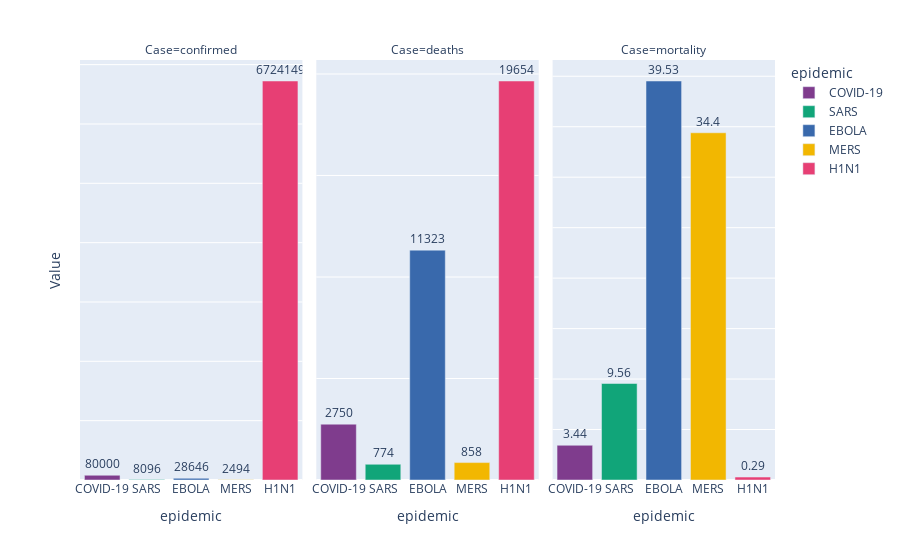

Notebook code for this chart:
### Code cell
temp = epidemics.melt(id_vars='epidemic', value_vars=['confirmed', 'deaths', 'mortality'],
                      var_name='Case', value_name='Value')

fig = px.bar(temp, x="epidemic", y="Value", color='epidemic', text='Value', facet_col="Case",
             color_discrete_sequence = px.colors.qualitative.Bold)
fig.update_traces(textposition='outside')
fig.update_layout(uniformtext_minsize=8, uniformtext_mode='hide')
fig.update_yaxes(showticklabels=False)
fig.layout.yaxis2.update(matches=None)
fig.layout.yaxis3.update(matches=None)
fig.show()

### Figure 1 — Plotly figure (JSON) as saved in the notebook; plotly's stock layout.template omitted (floating-point values rounded to 4 significant figures)
{"data": [{"alignmentgroup": "True", "hoverlabel": {"namelength": 0}, "hovertemplate": "epidemic=%{x}<br>Case=confirmed<br>Value=%{text}", "legendgroup": "COVID-19", "marker": {"color": "rgb(127, 60, 141)"}, "name": "COVID-19", "offsetgroup": "COVID-19", "orientation": "v", "showlegend": true, "text": [80000], "textposition": "outside", "type": "bar", "x": ["COVID-19"], "xaxis": "x", "y": [80000], "yaxis": "y"}, {"alignmentgroup": "True", "hoverlabel": {"namelength": 0}, "hovertemplate": "epidemic=%{x}<br>Case=deaths<br>Value=%{text}", "legendgroup": "COVID-19", "marker": {"color": "rgb(127, 60, 141)"}, "name": "COVID-19", "offsetgroup": "COVID-19", "orientation": "v", "showlegend": false, "text": [2750], "textposition": "outside", "type": "bar", "x": ["COVID-19"], "xaxis": "x2", "y": [2750], "yaxis": "y2"}, {"alignmentgroup": "True", "hoverlabel": {"namelength": 0}, "hovertemplate": "epidemic=%{x}<br>Case=mortality<br>Value=%{text}", "legendgroup": "COVID-19", "marker": {"color": "rgb(127, 60, 141)"}, "name": "COVID-19", "offsetgroup": "COVID-19", "orientation": "v", "showlegend": false, "text": [3.44], "textposition": "outside", "type": "bar", "x": ["COVID-19"], "xaxis": "x3", "y": [3.44], "yaxis": "y3"}, {"alignmentgroup": "True", "hoverlabel": {"namelength": 0}, "hovertemplate": "epidemic=%{x}<br>Case=confirmed<br>Value=%{text}", "legendgroup": "SARS", "marker": {"color": "rgb(17, 165, 121)"}, "name": "SARS", "offsetgroup": "SARS", "orientation": "v", "showlegend": true, "text": [8096], "textposition": "outside", "type": "bar", "x": ["SARS"], "xaxis": "x", "y": [8096], "yaxis": "y"}, {"alignmentgroup": "True", "hoverlabel": {"namelength": 0}, "hovertemplate": "epidemic=%{x}<br>Case=deaths<br>Value=%{text}", "legendgroup": "SARS", "marker": {"color": "rgb(17, 165, 121)"}, "name": "SARS", "offsetgroup": "SARS", "orientation": "v", "showlegend": false, "text": [774], "textposition": "outside", "type": "bar", "x": ["SARS"], "xaxis": "x2", "y": [774], "yaxis": "y2"}, {"alignmentgroup": "True", "hoverlabel": {"namelength": 0}, "hovertemplate": "epidemic=%{x}<br>Case=mortality<br>Value=%{text}", "legendgroup": "SARS", "marker": {"color": "rgb(17, 165, 121)"}, "name": "SARS", "offsetgroup": "SARS", "orientation": "v", "showlegend": false, "text": [9.56], "textposition": "outside", "type": "bar", "x": ["SARS"], "xaxis": "x3", "y": [9.56], "yaxis": "y3"}, {"alignmentgroup": "True", "hoverlabel": {"namelength": 0}, "hovertemplate": "epidemic=%{x}<br>Case=confirmed<br>Value=%{text}", "legendgroup": "EBOLA", "marker": {"color": "rgb(57, 105, 172)"}, "name": "EBOLA", "offsetgroup": "EBOLA", "orientation": "v", "showlegend": true, "text": [28646], "textposition": "outside", "type": "bar", "x": ["EBOLA"], "xaxis": "x", "y": [28646], "yaxis": "y"}, {"alignmentgroup": "True", "hoverlabel": {"namelength": 0}, "hovertemplate": "epidemic=%{x}<br>Case=deaths<br>Value=%{text}", "legendgroup": "EBOLA", "marker": {"color": "rgb(57, 105, 172)"}, "name": "EBOLA", "offsetgroup": "EBOLA", "orientation": "v", "showlegend": false, "text": [11323], "textposition": "outside", "type": "bar", "x": ["EBOLA"], "xaxis": "x2", "y": [11323], "yaxis": "y2"}, {"alignmentgroup": "True", "hoverlabel": {"namelength": 0}, "hovertemplate": "epidemic=%{x}<br>Case=mortality<br>Value=%{text}", "legendgroup": "EBOLA", "marker": {"color": "rgb(57, 105, 172)"}, "name": "EBOLA", "offsetgroup": "EBOLA", "orientation": "v", "showlegend": false, "text": [39.53], "textposition": "outside", "type": "bar", "x": ["EBOLA"], "xaxis": "x3", "y": [39.53], "yaxis": "y3"}, {"alignmentgroup": "True", "hoverlabel": {"namelength": 0}, "hovertemplate": "epidemic=%{x}<br>Case=confirmed<br>Value=%{text}", "legendgroup": "MERS", "marker": {"color": "rgb(242, 183, 1)"}, "name": "MERS", "offsetgroup": "MERS", "orientation": "v", "showlegend": true, "text": [2494], "textposition": "outside", "type": "bar", "x": ["MERS"], "xaxis": "x", "y": [2494], "yaxis": "y"}, {"alignmentgroup": "True", "hoverlabel": {"namelength": 0}, "hovertemplate": "epidemic=%{x}<br>Case=deaths<br>Value=%{text}", "legendgroup": "MERS", "marker": {"color": "rgb(242, 183, 1)"}, "name": "MERS", "offsetgroup": "MERS", "orientation": "v", "showlegend": false, "text": [858], "textposition": "outside", "type": "bar", "x": ["MERS"], "xaxis": "x2", "y": [858], "yaxis": "y2"}, {"alignmentgroup": "True", "hoverlabel": {"namelength": 0}, "hovertemplate": "epidemic=%{x}<br>Case=mortality<br>Value=%{text}", "legendgroup": "MERS", "marker": {"color": "rgb(242, 183, 1)"}, "name": "MERS", "offsetgroup": "MERS", "orientation": "v", "showlegend": false, "text": [34.4], "textposition": "outside", "type": "bar", "x": ["MERS"], "xaxis": "x3", "y": [34.4], "yaxis": "y3"}, {"alignmentgroup": "True", "hoverlabel": {"namelength": 0}, "hovertemplate": "epidemic=%{x}<br>Case=confirmed<br>Value=%{text}", "legendgroup": "H1N1", "marker": {"color": "rgb(231, 63, 116)"}, "name": "H1N1", "offsetgroup": "H1N1", "orientation": "v", "showlegend": true, "text": [6724149], "textposition": "outside", "type": "bar", "x": ["H1N1"], "xaxis": "x", "y": [6724149], "yaxis": "y"}, {"alignmentgroup": "True", "hoverlabel": {"namelength": 0}, "hovertemplate": "epidemic=%{x}<br>Case=deaths<br>Value=%{text}", "legendgroup": "H1N1", "marker": {"color": "rgb(231, 63, 116)"}, "name": "H1N1", "offsetgroup": "H1N1", "orientation": "v", "showlegend": false, "text": [19654], "textposition": "outside", "type": "bar", "x": ["H1N1"], "xaxis": "x2", "y": [19654], "yaxis": "y2"}, {"alignmentgroup": "True", "hoverlabel": {"namelength": 0}, "hovertemplate": "epidemic=%{x}<br>Case=mortality<br>Value=%{text}", "legendgroup": "H1N1", "marker": {"color": "rgb(231, 63, 116)"}, "name": "H1N1", "offsetgroup": "H1N1", "orientation": "v", "showlegend": false, "text": [0.29], "textposition": "outside", "type": "bar", "x": ["H1N1"], "xaxis": "x3", "y": [0.29], "yaxis": "y3"}], "layout": {"annotations": [{"font": {}, "showarrow": false, "text": "Case=confirmed", "x": 0.16, "xanchor": "center", "xref": "paper", "y": 1, "yanchor": "bottom", "yref": "paper"}, {"font": {}, "showarrow": false, "text": "Case=deaths", "x": 0.5, "xanchor": "center", "xref": "paper", "y": 1, "yanchor": "bottom", "yref": "paper"}, {"font": {}, "showarrow": false, "text": "Case=mortality", "x": 0.84, "xanchor": "center", "xref": "paper", "y": 1, "yanchor": "bottom", "yref": "paper"}], "barmode": "relative", "legend": {"title": {"text": "epidemic"}, "tracegroupgap": 0}, "margin": {"t": 60}, "uniformtext": {"minsize": 8, "mode": "hide"}, "xaxis": {"anchor": "y", "categoryarray": ["COVID-19", "SARS", "EBOLA", "MERS", "H1N1"], "categoryorder": "array", "domain": [0, 0.32], "title": {"text": "epidemic"}}, "xaxis2": {"anchor": "y2", "categoryarray": ["COVID-19", "SARS", "EBOLA", "MERS", "H1N1"], "categoryorder": "array", "domain": [0.34, 0.66], "matches": "x", "title": {"text": "epidemic"}}, "xaxis3": {"anchor": "y3", "categoryarray": ["COVID-19", "SARS", "EBOLA", "MERS", "H1N1"], "categoryorder": "array", "domain": [0.68, 1.0], "matches": "x", "title": {"text": "epidemic"}}, "yaxis": {"anchor": "x", "domain": [0, 1], "showticklabels": false, "title": {"text": "Value"}}, "yaxis2": {"anchor": "x2", "domain": [0, 1], "showticklabels": false}, "yaxis3": {"anchor": "x3", "domain": [0, 1], "showticklabels": false}}}
